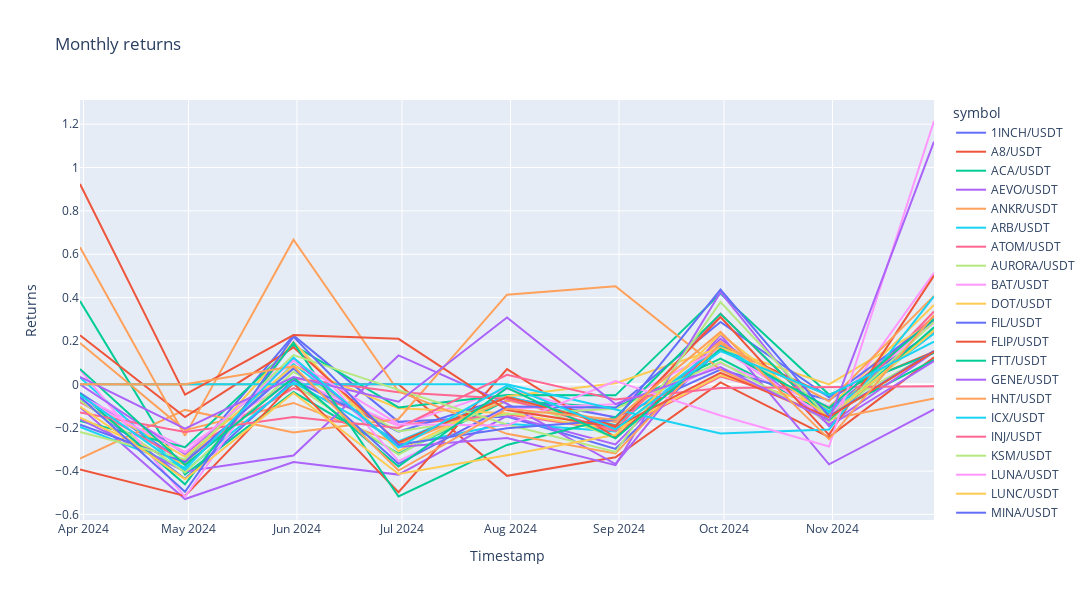

The code cell stored with this chart in its notebook:
### Code cell
# Create a line plot with Plotly
fig = px.line(returns_df, x=returns_df.index, y=returns_df.columns, title="Monthly returns")
# Adjust the layout for a wider plot
fig.update_layout(width=1200, height=600, xaxis_title="Timestamp", yaxis_title="Returns")
# Show the interactive plot
fig.show()

### Figure 1 — Plotly figure (JSON) as saved in the notebook; plotly's stock layout.template omitted (floating-point values rounded to 4 significant figures)
{"data": [{"hovertemplate": "symbol=1INCH/USDT<br>timestamp=%{x}<br>value=%{y}<extra></extra>", "legendgroup": "1INCH/USDT", "line": {"color": "#636efa", "dash": "solid"}, "marker": {"symbol": "circle"}, "mode": "lines", "name": "1INCH/USDT", "orientation": "v", "showlegend": true, "type": "scatter", "x": ["2024-03-31T00:00:00+00:00", "2024-04-30T00:00:00+00:00", "2024-05-31T00:00:00+00:00", "2024-06-30T00:00:00+00:00", "2024-07-31T00:00:00+00:00", "2024-08-31T00:00:00+00:00", "2024-09-30T00:00:00+00:00", "2024-10-31T00:00:00+00:00", "2024-11-30T00:00:00+00:00"], "xaxis": "x", "y": [-0.03875, -0.3612, 0.2259, -0.1731, -0.1485, -0.2975, 0.163, -0.115, 0.253], "yaxis": "y"}, {"hovertemplate": "symbol=A8/USDT<br>timestamp=%{x}<br>value=%{y}<extra></extra>", "legendgroup": "A8/USDT", "line": {"color": "#EF553B", "dash": "solid"}, "marker": {"symbol": "circle"}, "mode": "lines", "name": "A8/USDT", "orientation": "v", "showlegend": true, "type": "scatter", "x": ["2024-03-31T00:00:00+00:00", "2024-04-30T00:00:00+00:00", "2024-05-31T00:00:00+00:00", "2024-06-30T00:00:00+00:00", "2024-07-31T00:00:00+00:00", "2024-08-31T00:00:00+00:00", "2024-09-30T00:00:00+00:00", "2024-10-31T00:00:00+00:00", "2024-11-30T00:00:00+00:00"], "xaxis": "x", "y": [0, 0, 0, 0, -0.422, -0.3365, 0.008724, -0.2432, 0.1243], "yaxis": "y"}, {"hovertemplate": "symbol=ACA/USDT<br>timestamp=%{x}<br>value=%{y}<extra></extra>", "legendgroup": "ACA/USDT", "line": {"color": "#00cc96", "dash": "solid"}, "marker": {"symbol": "circle"}, "mode": "lines", "name": "ACA/USDT", "orientation": "v", "showlegend": true, "type": "scatter", "x": ["2024-03-31T00:00:00+00:00", "2024-04-30T00:00:00+00:00", "2024-05-31T00:00:00+00:00", "2024-06-30T00:00:00+00:00", "2024-07-31T00:00:00+00:00", "2024-08-31T00:00:00+00:00", "2024-09-30T00:00:00+00:00", "2024-10-31T00:00:00+00:00", "2024-11-30T00:00:00+00:00"], "xaxis": "x", "y": [0.3846, -0.4161, -0.03558, -0.3194, -0.07418, -0.1079, 0.1192, -0.1373, 0.1127], "yaxis": "y"}, {"hovertemplate": "symbol=AEVO/USDT<br>timestamp=%{x}<br>value=%{y}<extra></extra>", "legendgroup": "AEVO/USDT", "line": {"color": "#ab63fa", "dash": "solid"}, "marker": {"symbol": "circle"}, "mode": "lines", "name": "AEVO/USDT", "orientation": "v", "showlegend": true, "type": "scatter", "x": ["2024-03-31T00:00:00+00:00", "2024-04-30T00:00:00+00:00", "2024-05-31T00:00:00+00:00", "2024-06-30T00:00:00+00:00", "2024-07-31T00:00:00+00:00", "2024-08-31T00:00:00+00:00", "2024-09-30T00:00:00+00:00", "2024-10-31T00:00:00+00:00", "2024-11-30T00:00:00+00:00"], "xaxis": "x", "y": [-0.1057, -0.5289, -0.3582, -0.4163, -0.1453, -0.2772, 0.2101, -0.1854, 0.1487], "yaxis": "y"}, {"hovertemplate": "symbol=ANKR/USDT<br>timestamp=%{x}<br>value=%{y}<extra></extra>", "legendgroup": "ANKR/USDT", "line": {"color": "#FFA15A", "dash": "solid"}, "marker": {"symbol": "circle"}, "mode": "lines", "name": "ANKR/USDT", "orientation": "v", "showlegend": true, "type": "scatter", "x": ["2024-03-31T00:00:00+00:00", "2024-04-30T00:00:00+00:00", "2024-05-31T00:00:00+00:00", "2024-06-30T00:00:00+00:00", "2024-07-31T00:00:00+00:00", "2024-08-31T00:00:00+00:00", "2024-09-30T00:00:00+00:00", "2024-10-31T00:00:00+00:00", "2024-11-30T00:00:00+00:00"], "xaxis": "x", "y": [0.1907, -0.2113, -0.08581, -0.2765, -0.07482, -0.1746, 0.1981, -0.1425, 0.3144], "yaxis": "y"}, {"hovertemplate": "symbol=ARB/USDT<br>timestamp=%{x}<br>value=%{y}<extra></extra>", "legendgroup": "ARB/USDT", "line": {"color": "#19d3f3", "dash": "solid"}, "marker": {"symbol": "circle"}, "mode": "lines", "name": "ARB/USDT", "orientation": "v", "showlegend": true, "type": "scatter", "x": ["2024-03-31T00:00:00+00:00", "2024-04-30T00:00:00+00:00", "2024-05-31T00:00:00+00:00", "2024-06-30T00:00:00+00:00", "2024-07-31T00:00:00+00:00", "2024-08-31T00:00:00+00:00", "2024-09-30T00:00:00+00:00", "2024-10-31T00:00:00+00:00", "2024-11-30T00:00:00+00:00"], "xaxis": "x", "y": [-0.1963, -0.3845, 0.09384, -0.2824, -0.1818, -0.2177, 0.177, -0.1289, 0.2353], "yaxis": "y"}, {"hovertemplate": "symbol=ATOM/USDT<br>timestamp=%{x}<br>value=%{y}<extra></extra>", "legendgroup": "ATOM/USDT", "line": {"color": "#FF6692", "dash": "solid"}, "marker": {"symbol": "circle"}, "mode": "lines", "name": "ATOM/USDT", "orientation": "v", "showlegend": true, "type": "scatter", "x": ["2024-03-31T00:00:00+00:00", "2024-04-30T00:00:00+00:00", "2024-05-31T00:00:00+00:00", "2024-06-30T00:00:00+00:00", "2024-07-31T00:00:00+00:00", "2024-08-31T00:00:00+00:00", "2024-09-30T00:00:00+00:00", "2024-10-31T00:00:00+00:00", "2024-11-30T00:00:00+00:00"], "xaxis": "x", "y": [-0.06726, -0.313, -0.0171, -0.1888, -0.1374, -0.2142, 0.03585, -0.1034, 0.312], "yaxis": "y"}, {"hovertemplate": "symbol=AURORA/USDT<br>timestamp=%{x}<br>value=%{y}<extra></extra>", "legendgroup": "AURORA/USDT", "line": {"color": "#B6E880", "dash": "solid"}, "marker": {"symbol": "circle"}, "mode": "lines", "name": "AURORA/USDT", "orientation": "v", "showlegend": true, "type": "scatter", "x": ["2024-03-31T00:00:00+00:00", "2024-04-30T00:00:00+00:00", "2024-05-31T00:00:00+00:00", "2024-06-30T00:00:00+00:00", "2024-07-31T00:00:00+00:00", "2024-08-31T00:00:00+00:00", "2024-09-30T00:00:00+00:00", "2024-10-31T00:00:00+00:00", "2024-11-30T00:00:00+00:00"], "xaxis": "x", "y": [0, 0, 0, -0.3243, -0.05484, -0.2484, 0.1813, -0.1197, 0.1485], "yaxis": "y"}, {"hovertemplate": "symbol=BAT/USDT<br>timestamp=%{x}<br>value=%{y}<extra></extra>", "legendgroup": "BAT/USDT", "line": {"color": "#FF97FF", "dash": "solid"}, "marker": {"symbol": "circle"}, "mode": "lines", "name": "BAT/USDT", "orientation": "v", "showlegend": true, "type": "scatter", "x": ["2024-03-31T00:00:00+00:00", "2024-04-30T00:00:00+00:00", "2024-05-31T00:00:00+00:00", "2024-06-30T00:00:00+00:00", "2024-07-31T00:00:00+00:00", "2024-08-31T00:00:00+00:00", "2024-09-30T00:00:00+00:00", "2024-10-31T00:00:00+00:00", "2024-11-30T00:00:00+00:00"], "xaxis": "x", "y": [-0.05559, -0.2922, 0.02352, -0.1904, -0.02027, -0.1562, 0.09687, -0.1034, 0.283], "yaxis": "y"}, {"hovertemplate": "symbol=DOT/USDT<br>timestamp=%{x}<br>value=%{y}<extra></extra>", "legendgroup": "DOT/USDT", "line": {"color": "#FECB52", "dash": "solid"}, "marker": {"symbol": "circle"}, "mode": "lines", "name": "DOT/USDT", "orientation": "v", "showlegend": true, "type": "scatter", "x": ["2024-03-31T00:00:00+00:00", "2024-04-30T00:00:00+00:00", "2024-05-31T00:00:00+00:00", "2024-06-30T00:00:00+00:00", "2024-07-31T00:00:00+00:00", "2024-08-31T00:00:00+00:00", "2024-09-30T00:00:00+00:00", "2024-10-31T00:00:00+00:00", "2024-11-30T00:00:00+00:00"], "xaxis": "x", "y": [-0.06039, -0.3335, 0.08633, -0.1104, -0.1328, -0.2095, 0.04132, -0.1071, 0.3664], "yaxis": "y"}, {"hovertemplate": "symbol=FIL/USDT<br>timestamp=%{x}<br>value=%{y}<extra></extra>", "legendgroup": "FIL/USDT", "line": {"color": "#636efa", "dash": "solid"}, "marker": {"symbol": "circle"}, "mode": "lines", "name": "FIL/USDT", "orientation": "v", "showlegend": true, "type": "scatter", "x": ["2024-03-31T00:00:00+00:00", "2024-04-30T00:00:00+00:00", "2024-05-31T00:00:00+00:00", "2024-06-30T00:00:00+00:00", "2024-07-31T00:00:00+00:00", "2024-08-31T00:00:00+00:00", "2024-09-30T00:00:00+00:00", "2024-10-31T00:00:00+00:00", "2024-11-30T00:00:00+00:00"], "xaxis": "x", "y": [-0.06732, -0.4352, 0.01902, -0.2187, -0.06071, -0.1516, 0.06807, -0.07317, 0.2434], "yaxis": "y"}, {"hovertemplate": "symbol=FLIP/USDT<br>timestamp=%{x}<br>value=%{y}<extra></extra>", "legendgroup": "FLIP/USDT", "line": {"color": "#EF553B", "dash": "solid"}, "marker": {"symbol": "circle"}, "mode": "lines", "name": "FLIP/USDT", "orientation": "v", "showlegend": true, "type": "scatter", "x": ["2024-03-31T00:00:00+00:00", "2024-04-30T00:00:00+00:00", "2024-05-31T00:00:00+00:00", "2024-06-30T00:00:00+00:00", "2024-07-31T00:00:00+00:00", "2024-08-31T00:00:00+00:00", "2024-09-30T00:00:00+00:00", "2024-10-31T00:00:00+00:00", "2024-11-30T00:00:00+00:00"], "xaxis": "x", "y": [-0.3925, -0.5145, 0.005342, -0.4977, 0.07057, -0.2444, 0.1793, -0.05322, 0.1503], "yaxis": "y"}, {"hovertemplate": "symbol=FTT/USDT<br>timestamp=%{x}<br>value=%{y}<extra></extra>", "legendgroup": "FTT/USDT", "line": {"color": "#00cc96", "dash": "solid"}, "marker": {"symbol": "circle"}, "mode": "lines", "name": "FTT/USDT", "orientation": "v", "showlegend": true, "type": "scatter", "x": ["2024-03-31T00:00:00+00:00", "2024-04-30T00:00:00+00:00", "2024-05-31T00:00:00+00:00", "2024-06-30T00:00:00+00:00", "2024-07-31T00:00:00+00:00", "2024-08-31T00:00:00+00:00", "2024-09-30T00:00:00+00:00", "2024-10-31T00:00:00+00:00", "2024-11-30T00:00:00+00:00"], "xaxis": "x", "y": [-0.1693, -0.2902, 0.1803, -0.1067, -0.04928, -0.05088, 0.419, -0.04723, 0.1454], "yaxis": "y"}, {"hovertemplate": "symbol=GENE/USDT<br>timestamp=%{x}<br>value=%{y}<extra></extra>", "legendgroup": "GENE/USDT", "line": {"color": "#ab63fa", "dash": "solid"}, "marker": {"symbol": "circle"}, "mode": "lines", "name": "GENE/USDT", "orientation": "v", "showlegend": true, "type": "scatter", "x": ["2024-03-31T00:00:00+00:00", "2024-04-30T00:00:00+00:00", "2024-05-31T00:00:00+00:00", "2024-06-30T00:00:00+00:00", "2024-07-31T00:00:00+00:00", "2024-08-31T00:00:00+00:00", "2024-09-30T00:00:00+00:00", "2024-10-31T00:00:00+00:00", "2024-11-30T00:00:00+00:00"], "xaxis": "x", "y": [-0.1604, -0.4017, -0.328, 0.1334, -0.08961, -0.3675, 0.2293, -0.3688, -0.115], "yaxis": "y"}, {"hovertemplate": "symbol=HNT/USDT<br>timestamp=%{x}<br>value=%{y}<extra></extra>", "legendgroup": "HNT/USDT", "line": {"color": "#FFA15A", "dash": "solid"}, "marker": {"symbol": "circle"}, "mode": "lines", "name": "HNT/USDT", "orientation": "v", "showlegend": true, "type": "scatter", "x": ["2024-03-31T00:00:00+00:00", "2024-04-30T00:00:00+00:00", "2024-05-31T00:00:00+00:00", "2024-06-30T00:00:00+00:00", "2024-07-31T00:00:00+00:00", "2024-08-31T00:00:00+00:00", "2024-09-30T00:00:00+00:00", "2024-10-31T00:00:00+00:00", "2024-11-30T00:00:00+00:00"], "xaxis": "x", "y": [-0.3426, -0.118, -0.2217, -0.1598, 0.4136, 0.4529, 0.06711, -0.162, -0.06534], "yaxis": "y"}, {"hovertemplate": "symbol=ICX/USDT<br>timestamp=%{x}<br>value=%{y}<extra></extra>", "legendgroup": "ICX/USDT", "line": {"color": "#19d3f3", "dash": "solid"}, "marker": {"symbol": "circle"}, "mode": "lines", "name": "ICX/USDT", "orientation": "v", "showlegend": true, "type": "scatter", "x": ["2024-03-31T00:00:00+00:00", "2024-04-30T00:00:00+00:00", "2024-05-31T00:00:00+00:00", "2024-06-30T00:00:00+00:00", "2024-07-31T00:00:00+00:00", "2024-08-31T00:00:00+00:00", "2024-09-30T00:00:00+00:00", "2024-10-31T00:00:00+00:00", "2024-11-30T00:00:00+00:00"], "xaxis": "x", "y": [0.03162, -0.3999, 0.009118, -0.263, -0.0535, -0.1887, 0.1779, -0.1244, 0.2344], "yaxis": "y"}, {"hovertemplate": "symbol=INJ/USDT<br>timestamp=%{x}<br>value=%{y}<extra></extra>", "legendgroup": "INJ/USDT", "line": {"color": "#FF6692", "dash": "solid"}, "marker": {"symbol": "circle"}, "mode": "lines", "name": "INJ/USDT", "orientation": "v", "showlegend": true, "type": "scatter", "x": ["2024-03-31T00:00:00+00:00", "2024-04-30T00:00:00+00:00", "2024-05-31T00:00:00+00:00", "2024-06-30T00:00:00+00:00", "2024-07-31T00:00:00+00:00", "2024-08-31T00:00:00+00:00", "2024-09-30T00:00:00+00:00", "2024-10-31T00:00:00+00:00", "2024-11-30T00:00:00+00:00"], "xaxis": "x", "y": [-0.08238, -0.3549, 0.02855, -0.03668, -0.06693, -0.2138, 0.3257, -0.1675, 0.336], "yaxis": "y"}, {"hovertemplate": "symbol=KSM/USDT<br>timestamp=%{x}<br>value=%{y}<extra></extra>", "legendgroup": "KSM/USDT", "line": {"color": "#B6E880", "dash": "solid"}, "marker": {"symbol": "circle"}, "mode": "lines", "name": "KSM/USDT", "orientation": "v", "showlegend": true, "type": "scatter", "x": ["2024-03-31T00:00:00+00:00", "2024-04-30T00:00:00+00:00", "2024-05-31T00:00:00+00:00", "2024-06-30T00:00:00+00:00", "2024-07-31T00:00:00+00:00", "2024-08-31T00:00:00+00:00", "2024-09-30T00:00:00+00:00", "2024-10-31T00:00:00+00:00", "2024-11-30T00:00:00+00:00"], "xaxis": "x", "y": [-0.07423, -0.4062, 0.05771, -0.2177, -0.1383, -0.1122, 0.1028, -0.1726, 0.2517], "yaxis": "y"}, {"hovertemplate": "symbol=LUNA/USDT<br>timestamp=%{x}<br>value=%{y}<extra></extra>", "legendgroup": "LUNA/USDT", "line": {"color": "#FF97FF", "dash": "solid"}, "marker": {"symbol": "circle"}, "mode": "lines", "name": "LUNA/USDT", "orientation": "v", "showlegend": true, "type": "scatter", "x": ["2024-03-31T00:00:00+00:00", "2024-04-30T00:00:00+00:00", "2024-05-31T00:00:00+00:00", "2024-06-30T00:00:00+00:00", "2024-07-31T00:00:00+00:00", "2024-08-31T00:00:00+00:00", "2024-09-30T00:00:00+00:00", "2024-10-31T00:00:00+00:00", "2024-11-30T00:00:00+00:00"], "xaxis": "x", "y": [0.06789, -0.5195, 0.1983, -0.3542, -0.1122, -0.09236, 0.1672, -0.1613, 0.5141], "yaxis": "y"}, {"hovertemplate": "symbol=LUNC/USDT<br>timestamp=%{x}<br>value=%{y}<extra></extra>", "legendgroup": "LUNC/USDT", "line": {"color": "#FECB52", "dash": "solid"}, "marker": {"symbol": "circle"}, "mode": "lines", "name": "LUNC/USDT", "orientation": "v", "showlegend": true, "type": "scatter", "x": ["2024-03-31T00:00:00+00:00", "2024-04-30T00:00:00+00:00", "2024-05-31T00:00:00+00:00", "2024-06-30T00:00:00+00:00", "2024-07-31T00:00:00+00:00", "2024-08-31T00:00:00+00:00", "2024-09-30T00:00:00+00:00", "2024-10-31T00:00:00+00:00", "2024-11-30T00:00:00+00:00"], "xaxis": "x", "y": [-0.1538, -0.371, 0.1939, -0.3081, -0.05442, 0.004999, 0.1688, -0.0001091, 0.2868], "yaxis": "y"}, {"hovertemplate": "symbol=MINA/USDT<br>timestamp=%{x}<br>value=%{y}<extra></extra>", "legendgroup": "MINA/USDT", "line": {"color": "#636efa", "dash": "solid"}, "marker": {"symbol": "circle"}, "mode": "lines", "name": "MINA/USDT", "orientation": "v", "showlegend": true, "type": "scatter", "x": ["2024-03-31T00:00:00+00:00", "2024-04-30T00:00:00+00:00", "2024-05-31T00:00:00+00:00", "2024-06-30T00:00:00+00:00", "2024-07-31T00:00:00+00:00", "2024-08-31T00:00:00+00:00", "2024-09-30T00:00:00+00:00", "2024-10-31T00:00:00+00:00", "2024-11-30T00:00:00+00:00"], "xaxis": "x", "y": [-0.186, -0.3587, 0.07362, -0.3665, -0.1018, -0.1082, 0.2881, -0.05972, 0.2935], "yaxis": "y"}, {"hovertemplate": "symbol=NEAR/USDT<br>timestamp=%{x}<br>value=%{y}<extra></extra>", "legendgroup": "NEAR/USDT", "line": {"color": "#EF553B", "dash": "solid"}, "marker": {"symbol": "circle"}, "mode": "lines", "name": "NEAR/USDT", "orientation": "v", "showlegend": true, "type": "scatter", "x": ["2024-03-31T00:00:00+00:00", "2024-04-30T00:00:00+00:00", "2024-05-31T00:00:00+00:00", "2024-06-30T00:00:00+00:00", "2024-07-31T00:00:00+00:00", "2024-08-31T00:00:00+00:00", "2024-09-30T00:00:00+00:00", "2024-10-31T00:00:00+00:00", "2024-11-30T00:00:00+00:00"], "xaxis": "x", "y": [0.2263, -0.1512, 0.1708, -0.2682, -0.05893, -0.1921, 0.3108, -0.2331, 0.5016], "yaxis": "y"}, {"hovertemplate": "symbol=OMG/USDT<br>timestamp=%{x}<br>value=%{y}<extra></extra>", "legendgroup": "OMG/USDT", "line": {"color": "#00cc96", "dash": "solid"}, "marker": {"symbol": "circle"}, "mode": "lines", "name": "OMG/USDT", "orientation": "v", "showlegend": true, "type": "scatter", "x": ["2024-03-31T00:00:00+00:00", "2024-04-30T00:00:00+00:00", "2024-05-31T00:00:00+00:00", "2024-06-30T00:00:00+00:00", "2024-07-31T00:00:00+00:00", "2024-08-31T00:00:00+00:00", "2024-09-30T00:00:00+00:00", "2024-10-31T00:00:00+00:00", "2024-11-30T00:00:00+00:00"], "xaxis": "x", "y": [-0.04359, -0.4611, 0.1924, -0.5174, -0.2795, -0.152, 0.3255, -0.1637, 0.2634], "yaxis": "y"}, {"hovertemplate": "symbol=OMNI/USDT<br>timestamp=%{x}<br>value=%{y}<extra></extra>", "legendgroup": "OMNI/USDT", "line": {"color": "#ab63fa", "dash": "solid"}, "marker": {"symbol": "circle"}, "mode": "lines", "name": "OMNI/USDT", "orientation": "v", "showlegend": true, "type": "scatter", "x": ["2024-03-31T00:00:00+00:00", "2024-04-30T00:00:00+00:00", "2024-05-31T00:00:00+00:00", "2024-06-30T00:00:00+00:00", "2024-07-31T00:00:00+00:00", "2024-08-31T00:00:00+00:00", "2024-09-30T00:00:00+00:00", "2024-10-31T00:00:00+00:00", "2024-11-30T00:00:00+00:00"], "xaxis": "x", "y": [0, -0.3217, 0.1118, -0.2886, -0.2476, -0.3726, 0.4248, -0.1934, 0.1073], "yaxis": "y"}, {"hovertemplate": "symbol=ONDO/USDT<br>timestamp=%{x}<br>value=%{y}<extra></extra>", "legendgroup": "ONDO/USDT", "line": {"color": "#FFA15A", "dash": "solid"}, "marker": {"symbol": "circle"}, "mode": "lines", "name": "ONDO/USDT", "orientation": "v", "showlegend": true, "type": "scatter", "x": ["2024-03-31T00:00:00+00:00", "2024-04-30T00:00:00+00:00", "2024-05-31T00:00:00+00:00", "2024-06-30T00:00:00+00:00", "2024-07-31T00:00:00+00:00", "2024-08-31T00:00:00+00:00", "2024-09-30T00:00:00+00:00", "2024-10-31T00:00:00+00:00", "2024-11-30T00:00:00+00:00"], "xaxis": "x", "y": [0.6321, -0.2366, 0.6673, -0.03324, -0.2282, -0.319, 0.1892, -0.07762, 0.4082], "yaxis": "y"}, {"hovertemplate": "symbol=ORDER/USDT<br>timestamp=%{x}<br>value=%{y}<extra></extra>", "legendgroup": "ORDER/USDT", "line": {"color": "#19d3f3", "dash": "solid"}, "marker": {"symbol": "circle"}, "mode": "lines", "name": "ORDER/USDT", "orientation": "v", "showlegend": true, "type": "scatter", "x": ["2024-03-31T00:00:00+00:00", "2024-04-30T00:00:00+00:00", "2024-05-31T00:00:00+00:00", "2024-06-30T00:00:00+00:00", "2024-07-31T00:00:00+00:00", "2024-08-31T00:00:00+00:00", "2024-09-30T00:00:00+00:00", "2024-10-31T00:00:00+00:00", "2024-11-30T00:00:00+00:00"], "xaxis": "x", "y": [0, 0, 0, 0, 0, -0.1162, -0.2267, -0.2085, 0.4056], "yaxis": "y"}, {"hovertemplate": "symbol=PTU/USDT<br>timestamp=%{x}<br>value=%{y}<extra></extra>", "legendgroup": "PTU/USDT", "line": {"color": "#FF6692", "dash": "solid"}, "marker": {"symbol": "circle"}, "mode": "lines", "name": "PTU/USDT", "orientation": "v", "showlegend": true, "type": "scatter", "x": ["2024-03-31T00:00:00+00:00", "2024-04-30T00:00:00+00:00", "2024-05-31T00:00:00+00:00", "2024-06-30T00:00:00+00:00", "2024-07-31T00:00:00+00:00", "2024-08-31T00:00:00+00:00", "2024-09-30T00:00:00+00:00", "2024-10-31T00:00:00+00:00", "2024-11-30T00:00:00+00:00"], "xaxis": "x", "y": [-0.1302, -0.22, -0.1509, -0.2011, 0.0443, -0.06946, -0.01653, -0.01172, -0.008247], "yaxis": "y"}, {"hovertemplate": "symbol=ROSE/USDT<br>timestamp=%{x}<br>value=%{y}<extra></extra>", "legendgroup": "ROSE/USDT", "line": {"color": "#B6E880", "dash": "solid"}, "marker": {"symbol": "circle"}, "mode": "lines", "name": "ROSE/USDT", "orientation": "v", "showlegend": true, "type": "scatter", "x": ["2024-03-31T00:00:00+00:00", "2024-04-30T00:00:00+00:00", "2024-05-31T00:00:00+00:00", "2024-06-30T00:00:00+00:00", "2024-07-31T00:00:00+00:00", "2024-08-31T00:00:00+00:00", "2024-09-30T00:00:00+00:00", "2024-10-31T00:00:00+00:00", "2024-11-30T00:00:00+00:00"], "xaxis": "x", "y": [-0.2202, -0.3454, 0.1348, -0.02573, -0.1851, -0.3119, 0.379, -0.1563, 0.2877], "yaxis": "y"}, {"hovertemplate": "symbol=SD/USDT<br>timestamp=%{x}<br>value=%{y}<extra></extra>", "legendgroup": "SD/USDT", "line": {"color": "#FF97FF", "dash": "solid"}, "marker": {"symbol": "circle"}, "mode": "lines", "name": "SD/USDT", "orientation": "v", "showlegend": true, "type": "scatter", "x": ["2024-03-31T00:00:00+00:00", "2024-04-30T00:00:00+00:00", "2024-05-31T00:00:00+00:00", "2024-06-30T00:00:00+00:00", "2024-07-31T00:00:00+00:00", "2024-08-31T00:00:00+00:00", "2024-09-30T00:00:00+00:00", "2024-10-31T00:00:00+00:00", "2024-11-30T00:00:00+00:00"], "xaxis": "x", "y": [-0.06408, -0.3141, 0.1094, -0.184, -0.1896, 0.01538, -0.1434, -0.2869, 1.215], "yaxis": "y"}, {"hovertemplate": "symbol=STRK/USDT<br>timestamp=%{x}<br>value=%{y}<extra></extra>", "legendgroup": "STRK/USDT", "line": {"color": "#FECB52", "dash": "solid"}, "marker": {"symbol": "circle"}, "mode": "lines", "name": "STRK/USDT", "orientation": "v", "showlegend": true, "type": "scatter", "x": ["2024-03-31T00:00:00+00:00", "2024-04-30T00:00:00+00:00", "2024-05-31T00:00:00+00:00", "2024-06-30T00:00:00+00:00", "2024-07-31T00:00:00+00:00", "2024-08-31T00:00:00+00:00", "2024-09-30T00:00:00+00:00", "2024-10-31T00:00:00+00:00", "2024-11-30T00:00:00+00:00"], "xaxis": "x", "y": [-0.1022, -0.4374, -0.03997, -0.4138, -0.3275, -0.2328, 0.2331, -0.1549, 0.2474], "yaxis": "y"}, {"hovertemplate": "symbol=SUSHI/USDT<br>timestamp=%{x}<br>value=%{y}<extra></extra>", "legendgroup": "SUSHI/USDT", "line": {"color": "#636efa", "dash": "solid"}, "marker": {"symbol": "circle"}, "mode": "lines", "name": "SUSHI/USDT", "orientation": "v", "showlegend": true, "type": "scatter", "x": ["2024-03-31T00:00:00+00:00", "2024-04-30T00:00:00+00:00", "2024-05-31T00:00:00+00:00", "2024-06-30T00:00:00+00:00", "2024-07-31T00:00:00+00:00", "2024-08-31T00:00:00+00:00", "2024-09-30T00:00:00+00:00", "2024-10-31T00:00:00+00:00", "2024-11-30T00:00:00+00:00"], "xaxis": "x", "y": [-0.0583, -0.4958, 0.2193, -0.2788, -0.2029, -0.1647, 0.4373, -0.1471, 0.155], "yaxis": "y"}, {"hovertemplate": "symbol=TON/USDT<br>timestamp=%{x}<br>value=%{y}<extra></extra>", "legendgroup": "TON/USDT", "line": {"color": "#EF553B", "dash": "solid"}, "marker": {"symbol": "circle"}, "mode": "lines", "name": "TON/USDT", "orientation": "v", "showlegend": true, "type": "scatter", "x": ["2024-03-31T00:00:00+00:00", "2024-04-30T00:00:00+00:00", "2024-05-31T00:00:00+00:00", "2024-06-30T00:00:00+00:00", "2024-07-31T00:00:00+00:00", "2024-08-31T00:00:00+00:00", "2024-09-30T00:00:00+00:00", "2024-10-31T00:00:00+00:00", "2024-11-30T00:00:00+00:00"], "xaxis": "x", "y": [0.9238, -0.04788, 0.2272, 0.2098, -0.1188, -0.1972, 0.05312, -0.1511, 0.1514], "yaxis": "y"}, {"hovertemplate": "symbol=WAXP/USDT<br>timestamp=%{x}<br>value=%{y}<extra></extra>", "legendgroup": "WAXP/USDT", "line": {"color": "#00cc96", "dash": "solid"}, "marker": {"symbol": "circle"}, "mode": "lines", "name": "WAXP/USDT", "orientation": "v", "showlegend": true, "type": "scatter", "x": ["2024-03-31T00:00:00+00:00", "2024-04-30T00:00:00+00:00", "2024-05-31T00:00:00+00:00", "2024-06-30T00:00:00+00:00", "2024-07-31T00:00:00+00:00", "2024-08-31T00:00:00+00:00", "2024-09-30T00:00:00+00:00", "2024-10-31T00:00:00+00:00", "2024-11-30T00:00:00+00:00"], "xaxis": "x", "y": [0.07097, -0.3717, 0.03081, -0.3792, -0.01613, -0.2492, 0.1633, -0.1086, 0.3014], "yaxis": "y"}, {"hovertemplate": "symbol=XRP/USDT<br>timestamp=%{x}<br>value=%{y}<extra></extra>", "legendgroup": "XRP/USDT", "line": {"color": "#ab63fa", "dash": "solid"}, "marker": {"symbol": "circle"}, "mode": "lines", "name": "XRP/USDT", "orientation": "v", "showlegend": true, "type": "scatter", "x": ["2024-03-31T00:00:00+00:00", "2024-04-30T00:00:00+00:00", "2024-05-31T00:00:00+00:00", "2024-06-30T00:00:00+00:00", "2024-07-31T00:00:00+00:00", "2024-08-31T00:00:00+00:00", "2024-09-30T00:00:00+00:00", "2024-10-31T00:00:00+00:00", "2024-11-30T00:00:00+00:00"], "xaxis": "x", "y": [0.03453, -0.2039, 0.03355, -0.08018, 0.3083, -0.09103, 0.07983, -0.1665, 1.119], "yaxis": "y"}, {"hovertemplate": "symbol=ZENT/USDT<br>timestamp=%{x}<br>value=%{y}<extra></extra>", "legendgroup": "ZENT/USDT", "line": {"color": "#FFA15A", "dash": "solid"}, "marker": {"symbol": "circle"}, "mode": "lines", "name": "ZENT/USDT", "orientation": "v", "showlegend": true, "type": "scatter", "x": ["2024-03-31T00:00:00+00:00", "2024-04-30T00:00:00+00:00", "2024-05-31T00:00:00+00:00", "2024-06-30T00:00:00+00:00", "2024-07-31T00:00:00+00:00", "2024-08-31T00:00:00+00:00", "2024-09-30T00:00:00+00:00", "2024-10-31T00:00:00+00:00", "2024-11-30T00:00:00+00:00"], "xaxis": "x", "y": [0, 0, 0.08352, -0.3976, -0.1123, -0.1632, 0.2416, -0.2527, 0.3192], "yaxis": "y"}, {"hovertemplate": "symbol=ZRX/USDT<br>timestamp=%{x}<br>value=%{y}<extra></extra>", "legendgroup": "ZRX/USDT", "line": {"color": "#19d3f3", "dash": "solid"}, "marker": {"symbol": "circle"}, "mode": "lines", "name": "ZRX/USDT", "orientation": "v", "showlegend": true, "type": "scatter", "x": ["2024-03-31T00:00:00+00:00", "2024-04-30T00:00:00+00:00", "2024-05-31T00:00:00+00:00", "2024-06-30T00:00:00+00:00", "2024-07-31T00:00:00+00:00", "2024-08-31T00:00:00+00:00", "2024-09-30T00:00:00+00:00", "2024-10-31T00:00:00+00:00", "2024-11-30T00:00:00+00:00"], "xaxis": "x", "y": [-0.04891, -0.3914, 0.1232, -0.2915, -0.005973, -0.2076, 0.1531, -0.05052, 0.1971], "yaxis": "y"}], "layout": {"height": 600, "legend": {"title": {"text": "symbol"}, "tracegroupgap": 0}, "title": {"text": "Monthly returns"}, "width": 1200, "xaxis": {"anchor": "y", "domain": [0, 1], "title": {"text": "Timestamp"}}, "yaxis": {"anchor": "x", "domain": [0, 1], "title": {"text": "Returns"}}}}
